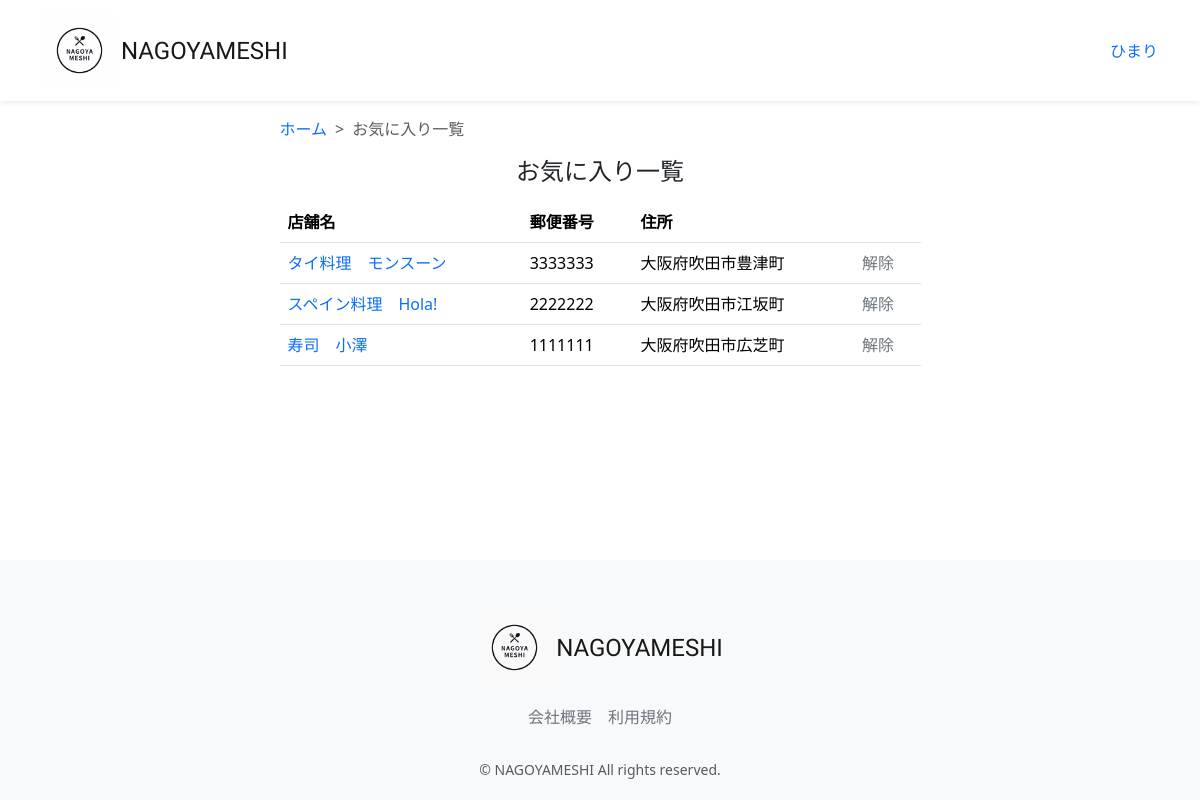
The app's page /favorite-list/ (signed in), older data.
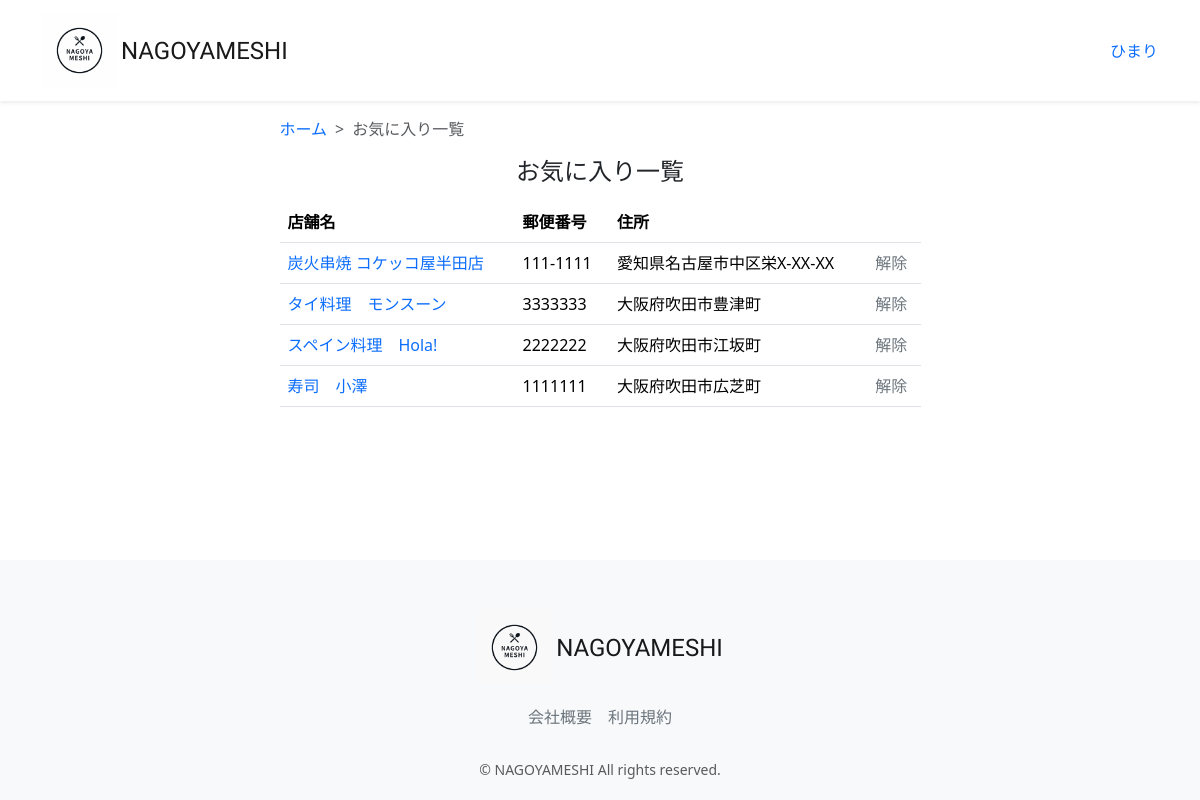
The same page, newer data.
### accounts/models.py (models this page shows, shortened)
class CustomUser(AbstractUser):
    user_name = models.CharField(max_length=128, null=True, blank=True,verbose_name='ユーザー名')
    hurigana = models.CharField(max_length=128, null=True, blank=True,verbose_name='フリガナ')
    zip_code = models.CharField(max_length=16, null=True, blank=True,verbose_name='郵便番号')
    address = models.CharField(max_length=255, null=True, blank=True,verbose_name='住所')
    phone_number = models.CharField(max_length=20, null=True, blank=True,verbose_name='電話番号')
    birthday = models.CharField(max_length=20, null=True, blank=True,verbose_name='誕生日')
    job = models.CharField(max_length=255, null=True, blank=True,verbose_name='職業')
    is_subscribed = models.BooleanField(default=False, verbose_name='有料会員')
    card_name = models.CharField(max_length=128, null=True, blank=True,verbose_name='カード名義')
    card_number = models.CharField(max_length=128, null=True, blank=True,verbose_name='カード番号')
    class Meta:
        verbose_name_plural = 'CustomUser'

### restaurant/models.py (models this page shows, shortened)
class Favorite(models.Model):
    user = models.ForeignKey(CustomUser, verbose_name='ユーザー',on_delete=models.PROTECT, null=True, blank=True)
    restaurant = models.ForeignKey(Restaurant, verbose_name='レストラン',on_delete=models.PROTECT)
    created_at = models.DateTimeField(verbose_name='お気に入り登録日時',auto_now_add=True)
    updated_at = models.DateTimeField(verbose_name='お気に入り更新日時',auto_now=True)
    class Meta:
        verbose_name= 'お気に入り'
        verbose_name_plural = 'お気に入り'

class Restaurant(models.Model):
    name = models.CharField(verbose_name='店舗名', max_length=64)
    description = models.CharField(verbose_name='説明', max_length=128)
    price_min = models.IntegerField(verbose_name="最低金額", default=1000)
    price_max = models.IntegerField(verbose_name="最高金額", default=5000)
    zip_code = models.CharField(verbose_name='郵便番号', max_length=32)
    address = models.CharField(verbose_name='住所', max_length=128)
    business_time = models.CharField(verbose_name='営業時間', max_length=64)
    close_day_of_week = models.CharField(verbose_name='定休日', max_length=32)
    seats_number = models.CharField(verbose_name='座席数', max_length=32)
    category = models.ForeignKey(Category, verbose_name='カテゴリー', on_delete=models.PROTECT)
    photo = models.ImageField(verbose_name='写真', blank=True, null=True)
    created_at = models.DateTimeField(verbose_name='作成日時', auto_now_add=True)
    updated_at = models.DateTimeField(verbose_name='更新日時', auto_now=True)
    class Meta:
        verbose_name = 'レストラン'
        verbose_name_plural = 'レストラン'

### restaurant/views.py (the view)
# urls.py: path("favorite-list/", views.FavoriteListView.as_view(), name="favorite_list"),
class FavoriteListView(generic.ListView):
    model = models.Favorite
    template_name = 'favorite/favorite_list.html'
    def get_queryset(self):
        user_id = self.request.user.id
        queryset = models.Favorite.objects.filter(user_id=user_id).order_by('-created_at')
        return queryset

### restaurant/templates/favorite/favorite_list.html (shortened to what this page needs)
{% extends "layout/base.html" %}
{% load static %}
{% block content %}
<main>
    <div class="container nagoyameshi-container pb-5">
      <div class="row justify-content-center">
        <div class="col-xxl-6 col-xl-7 col-lg-8 col-md-10">
          <nav class="my-3" style="--bs-breadcrumb-divider: '>';" aria-label="breadcrumb">
            <ol class="breadcrumb mb-0">
              <li class="breadcrumb-item"><a href="{% url 'top_page' %}">ホーム</a></li>
              <li class="breadcrumb-item active" aria-current="page">お気に入り一覧</li>
            </ol>
          </nav>
          <h1 class="mb-3 text-center">お気に入り一覧</h1>
            <table class="table">
              <thead>
                <tr>
                  <th scope="col">店舗名</th>
                  <th scope="col">郵便番号</th>
                  <th scope="col">住所</th>
                  <th scope="col"></th>
                </tr>
              </thead>
                <tbody>
                  {% for favorite in object_list %}
                    <tr>
                      <td>
                        <a href="{% url 'restaurant_detail' favorite.restaurant.id %}">
                         {{ favorite.restaurant.name }}
                        </a>
                      </td>
                        <td>{{ favorite.restaurant.zip_code }}</td>
                          <td> {{ favorite.restaurant.address }}</td>
                            <td>
                              <a href="#" class="link-secondary" data-bs-toggle="modal"
                                                                 data-bs-target="#removeFavoriteModal"
                                                                 data-favorite-id="{{ favorite.id }}"
                                                                 data-restaurant-name=" {{ favorite.restaurant.name }}">解除</a>
                            </td>
                    </tr>
                </tbody>
                  {% endfor %}
            </table>
          </div>
        </div>
    </div>
</main>
  {% endblock %}

### restaurant/templates/layout/base.html (shortened to what this page needs)
{% load static %}
<!DOCTYPE html>
<html lang="ja">
  <head>
      <link href="https://cdn.jsdelivr.net/npm/bootstrap@5.3.3/dist/css/bootstrap.min.css" rel="stylesheet">
      <link href="{% static 'css/nagoyameshi.css' %}" rel="stylesheet">
  </head>
  <body>
    <div id="app" class="wrapper">
      <nav class="navbar navbar-expand-md navbar-light bg-white shadow-sm">
        <div class="container nagoyameshi-container">
          <a class="navbar-brand app-name" href="{% url 'top_page' %}">
            <div class="d-flex align-items-center">
            <img class="nagoyameshi-logo me-1" src="{% static 'images/logo/logo.png' %}" alt="nagoyameshi">NAGOYAMESHI</div>
          </a>
          <div class="collapse navbar-collapse" id="navbarSupportedContent">
            <ul class="navbar-nav ms-auto">
              {% if user.is_subscribed %}
                <li class="nav-item dropdown">
                  <a id="navbarDropdown" class="nav-linkdropdown-toggle" href="#" role="button" data-bs-toggle="dropdown" aria-haspopup="true" aria-expanded="false" v-pre>{{ user.user_name }}</a>
                </li>
              {% endif %}
            </ul>
          </div>
        </div>
      </nav>
    {% block content %}
    {% endblock %}
      <footer class="bg-light">
        <div class="d-flex justify-content-center footer-logo">
            <a class="navbar-brand app-name" href="{% url 'top_page' %}">
              <div class="d-flex align-items-center"><img class="nagoyameshi-logo me-1" src="{% static 'images/logo/footer_logo.png' %}" alt="nagoyameshi">NAGOYAMESHI</div>
            </a>
        </div>
        <div class="d-flex justify-content-center footer-link">
          <a href="{% url 'company_page' %}" class="link-secondary me-3">会社概要</a>
          <a href="{% url 'terms_page' %}" class="link-secondary">利用規約</a>
        </div>
        <p class="text-center text-muted small mb-0">&copy; NAGOYAMESHI All rights reserved.</p>
      </footer>
      </div>
  </body>
</html>

### static/css/nagoyameshi.css (style rules this page uses)
.wrapper { min-height: 100vh; position: relative; padding-bottom: 240px; box-sizing: border-box; }
.nagoyameshi-logo { height: 75px; }
.bg-light { background-color: rgb(0 0 0 / 60%); }
.app-name { font-family: 'Carter One', cursive; font-size: 24px; color: #191919; }
footer { width: 100%; height: 240px; position: absolute; bottom: 0; padding: 50px 15px; }
.footer-logo { margin-bottom: 20px; }
.footer-link { margin-bottom: 30px; }
h1 { font-size: 1.5rem; }
a { text-decoration: none !important; }

Row changes from the older to the newer data that the page shows:
added Favorite: restaurant.name "炭火串焼 コケッコ屋半田店", restaurant.zip_code "111-1111", restaurant.address "愛知県名古屋市中区栄X-XX-XX"
